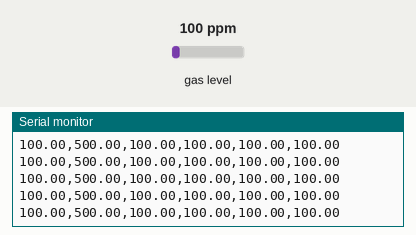
Simulated run of this sketch. Board: Arduino Uno, built with avr-gcc and run on an emulated ATmega328P. On the bench: the last lines printed to the serial monitor. The inputs (shaded band) are chosen by the test bench; at power-on: gas level 100 ppm.

Above: at 1.2 s.
1.3 s: gas level set to 0 ppm
At 1.35 s:
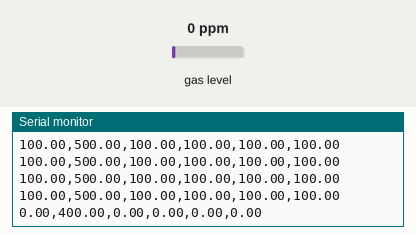
4.3 s: gas level set to 20 ppm
At 4.31 s:
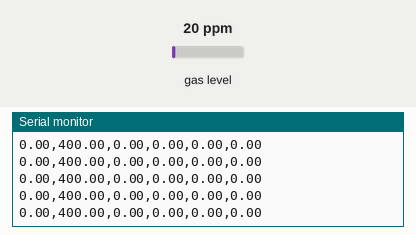
Timing chart, 0 to 7.3 s (numbered marks = the images above; inputs shaded):
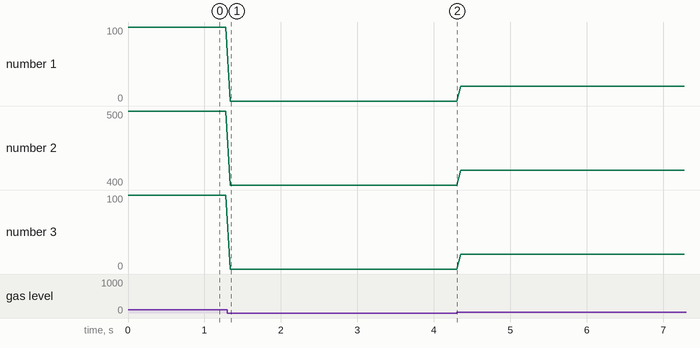

The sketch:

sketch_apr13a.ino
```cpp
//Include the library
#include <MQUnifiedsensor.h>

//Definitions
#define Board "Arduino UNO"
#define Voltage_Resolution 5
#define pin A0           //Analog input 0 of your arduino
#define MQType "MQ-135"  //MQ135
#define ADC_Bit_Resolution 10   // Changed to 10-bit resolution for Arduino UNO
#define RatioMQ135CleanAir 3.6  //RS / R0 = 3.6 ppm

//Declare Sensor
MQUnifiedsensor MQ135(Board, Voltage_Resolution, ADC_Bit_Resolution, pin, MQType);

float co = -1;
float alcohol = -1;
float co2 = -1;
float toluen = -1;
float nh4 = -1;
float acetone = -1;

void setup() {
  Serial.begin(115200);  //Init serial port
  // Removed analogReadResolution(14) as it’s not supported on UNO

  //Set math model to calculate the PPM concentration
  MQ135.setRegressionMethod(1);  //_PPM =  a*ratio^b

  /*****************************  MQ Init ********************************************/
  MQ135.init();
  MQ135.setRL(1);  // Set RL to 1 kΩ (adjust if your module differs)

  /*****************************  MQ Calibration ********************************************/
  // Serial.print("Calibrating please wait.");
  float calcR0 = 0;
  for (int i = 1; i <= 10; i++) {
    MQ135.update();  // Update data
    calcR0 += MQ135.calibrate(RatioMQ135CleanAir);
    Serial.print(".");
  }
  MQ135.setR0(calcR0 / 10);
  // Serial.println("  done!.");

  if (isinf(calcR0)) {
    Serial.println("Warning: Connection issue, R0 is infinite (Open circuit detected) please check your wiring and supply");
    while (1);
  }
  if (calcR0 == 0) {
    Serial.println("Warning: Connection issue found, R0 is zero (Analog pin shorts to ground) please check your wiring and supply");
    while (1);
  }
  /*****************************  MQ Calibration ********************************************/
  // Serial.println("** Values from MQ-135 ****");
  // Serial.println(F("|    CO    |  Alcohol  |    CO2    |  Toluen  |   NH4    |  Acetone |"));
}

void loop() {
  MQ135.update();  // Update data, the arduino will read the voltage from the analog pin

  MQ135.setA(605.18);
  MQ135.setB(-3.937);  // Configure the equation to calculate CO concentration value
  co = MQ135.readSensor();  // Sensor will read PPM concentration

  MQ135.setA(77.255);
  MQ135.setB(-3.18);  // Configure the equation to calculate Alcohol concentration value
  alcohol = MQ135.readSensor();

  MQ135.setA(110.47);
  MQ135.setB(-2.862);  // Configure the equation to calculate CO2 concentration value
  co2 = MQ135.readSensor();

  MQ135.setA(44.947);
  MQ135.setB(-3.445);  // Configure the equation to calculate Toluen concentration value
  toluen = MQ135.readSensor();

  MQ135.setA(102.2);
  MQ135.setB(-2.473);  // Configure the equation to calculate NH4 concentration value
  nh4 = MQ135.readSensor();

  MQ135.setA(34.668);
  MQ135.setB(-3.369);  // Configure the equation to calculate Acetone concentration value
  acetone = MQ135.readSensor();

  // Note: 400 Offset for CO2 source: https://github.com/miguel5612/MQSensorsLib/issues/29
  // Serial.print("|   ");
  // Serial.print(co);
  // Serial.print("   |   ");
  // Serial.print(alcohol);
  // Serial.print("   |   ");
  // Serial.print(co2 + 400);
  // Serial.print("   |   ");
  // Serial.print(toluen);
  // Serial.print("   |   ");
  // Serial.print(nh4);
  // Serial.print("   |   ");
  // Serial.print(acetone);
  // Serial.println("   |");
Serial.println(String(co) + "," + String(co2 + 400) + "," + String(alcohol) + "," + String(toluen) + "," + String(nh4) + "," + String(acetone));


  delay(50);  // Sampling frequency
}
```

Measured:
- after the input at 1.3 s, the serial monitor: prints a new line at once (image 1)
- plotted number 1: 100 → 0 after the input at 1.3 s, 0 → 20 after the input at 4.3 s
- plotted number 2: 500 → 400 after the input at 1.3 s, 400 → 420 after the input at 4.3 s
- plotted number 3: 100 → 0 after the input at 1.3 s, 0 → 20 after the input at 4.3 s
